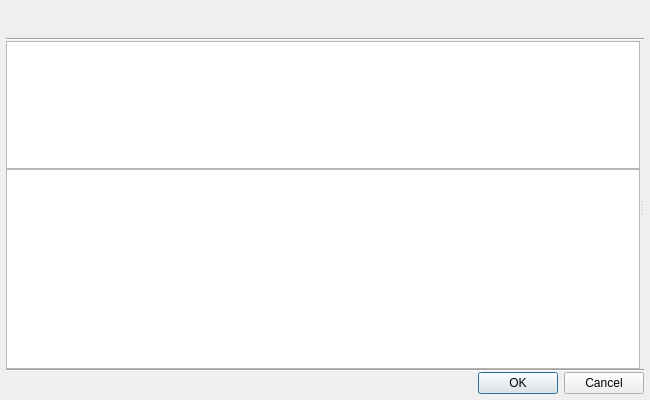
<?xml version="1.0" encoding="UTF-8"?>
<ui version="4.0">
 <class>AssetPickerDialogClass</class>
 <widget class="QDialog" name="AssetPickerDialogClass">
  <property name="geometry">
   <rect>
    <x>0</x>
    <y>0</y>
    <width>650</width>
    <height>400</height>
   </rect>
  </property>
  <property name="sizePolicy">
   <sizepolicy hsizetype="Minimum" vsizetype="Preferred">
    <horstretch>0</horstretch>
    <verstretch>0</verstretch>
   </sizepolicy>
  </property>
  <property name="minimumSize">
   <size>
    <width>650</width>
    <height>400</height>
   </size>
  </property>
  <property name="windowTitle">
   <string>Select [unknown]</string>
  </property>
  <layout class="QVBoxLayout" name="verticalLayout_2">
   <property name="spacing">
    <number>0</number>
   </property>
   <property name="leftMargin">
    <number>6</number>
   </property>
   <property name="topMargin">
    <number>6</number>
   </property>
   <property name="rightMargin">
    <number>6</number>
   </property>
   <property name="bottomMargin">
    <number>6</number>
   </property>
   <item>
    <layout class="QVBoxLayout" name="m_headerLayout">
     <item>
      <widget class="AzToolsFramework::AssetBrowser::SearchWidget" name="m_searchWidget" native="true">
       <property name="sizePolicy">
        <sizepolicy hsizetype="Expanding" vsizetype="Preferred">
         <horstretch>0</horstretch>
         <verstretch>0</verstretch>
        </sizepolicy>
       </property>
       <property name="minimumSize">
        <size>
         <width>0</width>
         <height>32</height>
        </size>
       </property>
      </widget>
     </item>
    </layout>
   </item>
   <item>
    <widget class="Line" name="m_line">
     <property name="orientation">
      <enum>Qt::Horizontal</enum>
     </property>
    </widget>
   </item>
   <item>
    <widget class="QSplitter" name="m_splitter">
     <property name="sizePolicy">
      <sizepolicy hsizetype="Expanding" vsizetype="MinimumExpanding">
       <horstretch>0</horstretch>
       <verstretch>0</verstretch>
      </sizepolicy>
     </property>
     <property name="orientation">
      <enum>Qt::Horizontal</enum>
     </property>
     <property name="opaqueResize">
      <bool>true</bool>
     </property>
     <property name="childrenCollapsible">
      <bool>true</bool>
     </property>
     <widget class="QWidget" name="m_leftLayout" native="true">
      <property name="sizePolicy">
       <sizepolicy hsizetype="Expanding" vsizetype="Preferred">
        <horstretch>0</horstretch>
        <verstretch>0</verstretch>
       </sizepolicy>
      </property>
      <property name="minimumSize">
       <size>
        <width>200</width>
        <height>200</height>
       </size>
      </property>
      <layout class="QVBoxLayout" name="verticalLayout_4">
       <property name="spacing">
        <number>0</number>
       </property>
       <property name="leftMargin">
        <number>0</number>
       </property>
       <property name="topMargin">
        <number>0</number>
       </property>
       <property name="rightMargin">
        <number>0</number>
       </property>
       <property name="bottomMargin">
        <number>0</number>
       </property>
       <item>
        <widget class="AzToolsFramework::AssetBrowser::AssetBrowserListView" name="m_assetBrowserListViewWidget"/>
       </item>
       <item>
        <widget class="AzToolsFramework::AssetBrowser::AssetBrowserTreeView" name="m_assetBrowserTreeViewWidget">
         <property name="sizePolicy">
          <sizepolicy hsizetype="Preferred" vsizetype="Expanding">
           <horstretch>1</horstretch>
           <verstretch>0</verstretch>
          </sizepolicy>
         </property>
         <property name="minimumSize">
          <size>
           <width>200</width>
           <height>200</height>
          </size>
         </property>
         <property name="maximumSize">
          <size>
           <width>16777215</width>
           <height>16777215</height>
          </size>
         </property>
         <property name="editTriggers">
          <set>QAbstractItemView::EditKeyPressed</set>
         </property>
         <property name="dragDropMode">
          <enum>QAbstractItemView::DragOnly</enum>
         </property>
        </widget>
       </item>
      </layout>
     </widget>
     <widget class="QWidget" name="verticalLayoutWidget">
      <layout class="QVBoxLayout" name="verticalLayout">
       <item>
        <widget class="AzToolsFramework::AssetBrowser::PreviewerFrame" name="m_previewerFrame">
         <property name="styleSheet">
          <string notr="true"/>
         </property>
         <property name="frameShape">
          <enum>QFrame::StyledPanel</enum>
         </property>
         <property name="frameShadow">
          <enum>QFrame::Raised</enum>
         </property>
        </widget>
       </item>
      </layout>
     </widget>
    </widget>
   </item>
   <item>
    <widget class="Line" name="line">
     <property name="orientation">
      <enum>Qt::Horizontal</enum>
     </property>
    </widget>
   </item>
   <item>
    <widget class="QDialogButtonBox" name="m_buttonBox">
     <property name="standardButtons">
      <set>QDialogButtonBox::Cancel|QDialogButtonBox::Ok</set>
     </property>
    </widget>
   </item>
  </layout>
 </widget>
 <customwidgets>
  <customwidget>
   <class>AzToolsFramework::AssetBrowser::SearchWidget</class>
   <extends>QWidget</extends>
   <header>AzToolsFramework/AssetBrowser/Search/SearchWidget.h</header>
   <container>1</container>
  </customwidget>
  <customwidget>
   <class>AzToolsFramework::AssetBrowser::AssetBrowserTreeView</class>
   <extends>QTreeView</extends>
   <header>AzToolsFramework/AssetBrowser/Views/AssetBrowserTreeView.h</header>
  </customwidget>
  <customwidget>
   <class>AzToolsFramework::AssetBrowser::PreviewerFrame</class>
   <extends>QFrame</extends>
   <header>AzToolsFramework/AssetBrowser/Previewer/PreviewerFrame.h</header>
   <container>1</container>
  </customwidget>
  <customwidget>
   <class>AzToolsFramework::AssetBrowser::AssetBrowserListView</class>
   <extends>QTableView</extends>
   <header>AzToolsFramework/AssetBrowser/Views/AssetBrowserListView.h</header>
  </customwidget>
 </customwidgets>
 <resources/>
 <connections/>
</ui>
